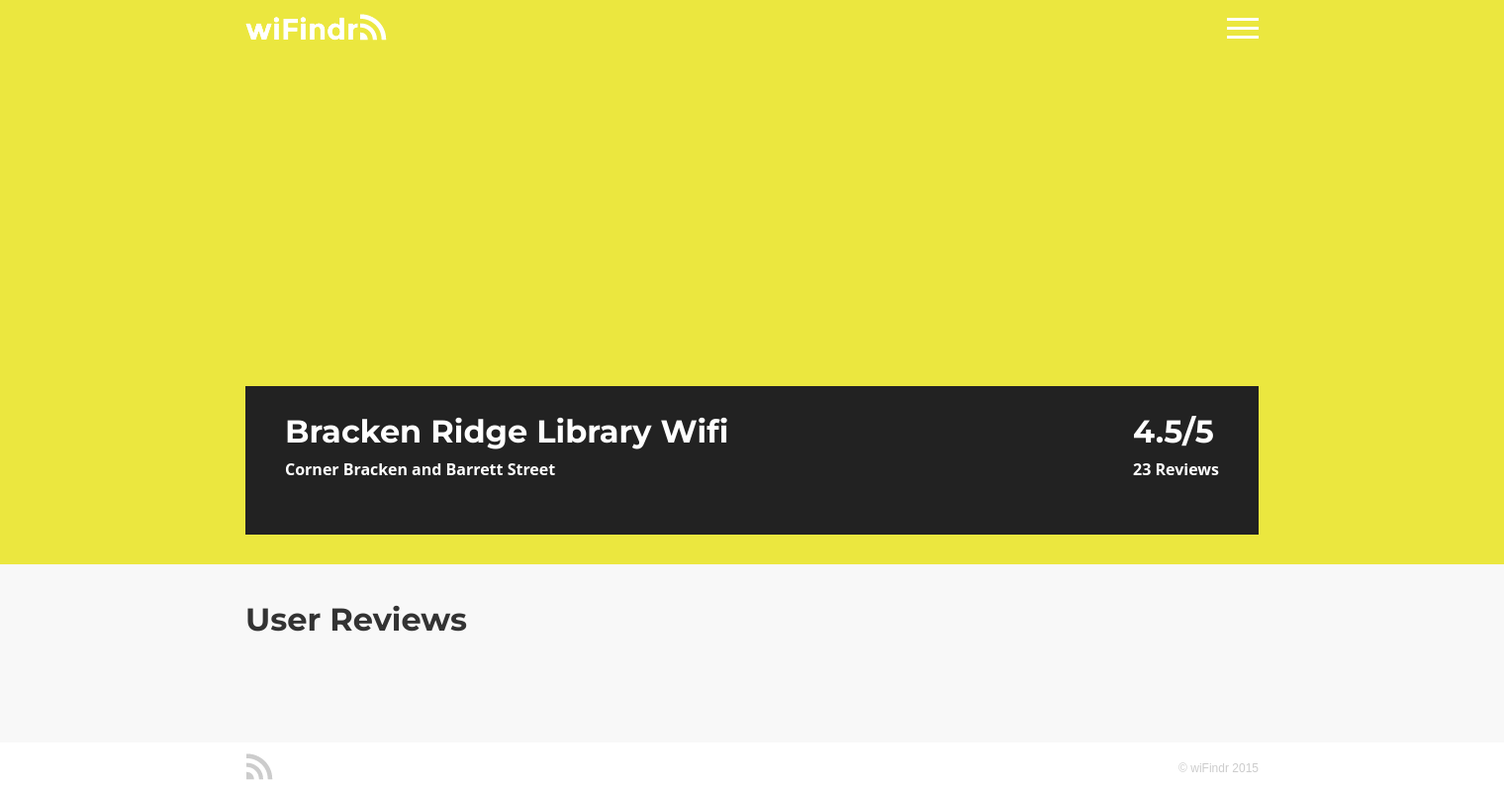
/hotspot.php?id=5, run on the app's committed database.
### tables this page shows
CREATE TABLE IF NOT EXISTS `hotspots` (
  `id` int(9) NOT NULL AUTO_INCREMENT,
  `name` varchar(40) DEFAULT NULL,
  `address` varchar(107) DEFAULT NULL,
  `suburb` varchar(25) DEFAULT NULL,
  `latitude` decimal(10,7) DEFAULT NULL,
  `longitude` decimal(10,7) DEFAULT NULL,
  PRIMARY KEY (`id`)
);

### hotspot.php (the view, shortened to what this page needs)
<?php
include 'dbconnect.inc';
$h_id = htmlspecialchars($_GET['id']);
try{
	$hotspot_data = $pdo->prepare('SELECT * FROM hotspots WHERE id=:id');
}
catch (PDOException $e){
	echo $e->getMessage();
}
$hotspot_data->bindValue(':id', $h_id);
$hotspot_data->execute();
$hotspot_data = $hotspot_data -> fetch();
?>
<!DOCTYPE html>
<html lang="en">
	<head>
		<link rel="stylesheet" href="css/reset.css" type="text/css">
		<link rel="stylesheet" href="css/style.css" type="text/css">
		<link rel="stylesheet" href="css/animation.css" type="text/css">
	</head>
	<body onload="loadMap(<?php echo $hotspot_data['latitude'] ?>, <?php echo $hotspot_data['longitude']?>)">
		<div id="wrapper">
			<div id="header_wrap" class="yellow_bg">
	            <div id="header" class="center">
	                <a href="index.php"><img src="images/logo/logo_white.png" class="left header-logo" alt="wiFindr"></a>
	                <a href="javascript:void(0);" id="menu_icon" class="right" onclick="menu()"><img src="images/icons/menu_icon.png" alt="Open Menu"/></a>
	            </div>
	        </div>
			<div id="content">
		        <div class="yellow_bg 100wrap">
			        <div class="page center padding30">
			        	<div id="map-canvas" class="map-canvas-short"></div>
			        	<div id="hotspot_title">
			        		<div class="left">
					        	<h2><?php echo $hotspot_data['name']; ?></h2>
					        	<h3><?php echo $hotspot_data['address']; ?></h3>
				        	</div>
				        	<div id="rating_overview" class="right">
				        		<h2>4.5/5</h2>
				        		<h3>23 Reviews</h3>
				        	</div>
				        </div>
			        </div>
		    	</div>
		        <div class="page center padding30">
		        	<h2>User Reviews</h2>
		        </div>
		    </div>
	       	<div id="footer_wrap">
				<div id="footer" class="page center">
					<img class="left" src="images/logo/footer_icon.png" alt="wiFindr" />
					<p id="copyright" class="right">&copy; wiFindr 2015</p>
				</div>
			</div>
		</div>
	</body>
</html>

### css/style.css (style rules this page uses)
body { background-color: #f8f8f8; overflow-x: hidden; height: 100%; }
#wrapper { min-height: 100vh; position: relative; }
#content { padding-bottom:70px; }
.left { float:left; }
.right { float: right; }
.center { margin: 0 auto 0 auto; }
h2 { font-family: "Montserrat", sans-serif; font-size: 2em; font-weight: 700; color: #333; margin: 10px 0px 10px 0px; }
.page { width: 1024px; position: relative; }
.yellow_bg { background-color: rgba(235, 231, 63, 1); }
.padding30 { padding: 30px; }
#header_wrap { height: 60px; width: 100%; }
#header { width: 1024px; height: 60px; }
#menu_icon { position: relative; top: 18px; right: 0px; display: block; z-index: 10; }
.header-logo { margin-top: 12px; }
#footer_wrap, #footer_scroll_wrap { width: 100%; height: 30px; padding: 10px 0px 10px 0px; background: #fff; }
#footer_wrap { position: absolute; bottom: 0px; left:0px; }
#copyright { margin: 10px 0px 10px 0px; font-family: sans-serif; color: #ccc; font-size: 12px; }
.map-canvas-short { height:300px; width: 100%; margin: 0; padding: 0; }
#hotspot_title { padding: 20px 40px 0px 40px; min-height:130px; background-color: #222222; }
#hotspot_title, #hotspot_title h2 { color: #fff; }
#hotspot_title h3 { max-width: 600px; line-height: 1.5; }

### css/animation.css (style rules this page uses)
#search-bar, #registration input, .result, #menu_wrap, body, #menu_wrap ul li, #menu_icon, #login { -webkit-transition: all 0.2s ease-in-out; -moz-transition: all 0.2s ease-in-out; -o-transition: all 0.2s ease-in-out; transition: all 0.2s ease-in-out; }

### data on the page
hotspots: name "Bracken Ridge Library Wifi", address "Corner Bracken and Barrett Street"
